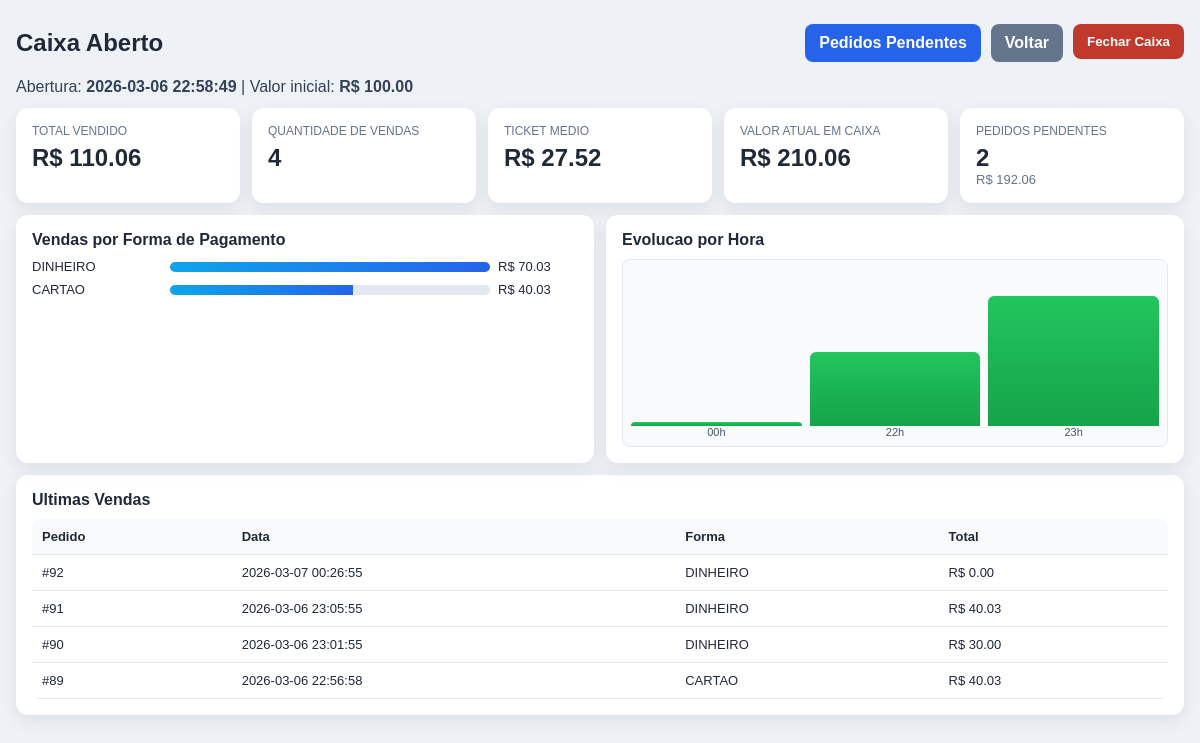
The app's page /caixa (signed in) with its own data.
### tables this page shows
CREATE TABLE caixas (
    id INTEGER PRIMARY KEY AUTOINCREMENT,
    data_abertura TEXT,
    data_fechamento TEXT,
    valor_inicial REAL,
    valor_final REAL,
    status TEXT
);

CREATE TABLE movimentos (
    id INTEGER PRIMARY KEY AUTOINCREMENT,
    tipo TEXT NOT NULL, -- venda ou os
    cliente_id INTEGER,
    funcionario_id INTEGER,
    data_abertura TEXT,
    total REAL DEFAULT 0,
    status TEXT, forma_pagamento TEXT, caixa_id INTEGER, bandeira TEXT, motivo_cancelamento TEXT, data_cancelamento TEXT, desconto_valor REAL DEFAULT 0, desconto_tipo TEXT, autorizador_id INTEGER, valor_recebido REAL DEFAULT 0, troco REAL DEFAULT 0,
    FOREIGN KEY(cliente_id) REFERENCES clientes(id),
    FOREIGN KEY(funcionario_id) REFERENCES funcionarios(id)
);

### app.py (the view)
@app.route("/caixa")
def tela_caixa():
    conn = get_db()
    cursor = conn.cursor()
    cursor.execute("SELECT * FROM caixas WHERE status='ABERTO' LIMIT 1")
    caixa = cursor.fetchone()
    total_vendas = 0
    qtd_vendas = 0
    ticket_medio = 0
    formas_pagamento = {}
    vendas_por_hora = []
    ultimas_vendas = []
    pendentes_qtd = 0
    pendentes_total = 0
    ultimo_fechamento = None
    if caixa:
        caixa_id = caixa["id"]
        cursor.execute("""
            SELECT SUM(total), COUNT(*)
            FROM movimentos
            WHERE caixa_id=? AND status='PAGO'
        """, (caixa_id,))
        resultado = cursor.fetchone()
        if resultado:
            total_vendas = resultado[0] or 0
            qtd_vendas = resultado[1] or 0
            ticket_medio = (total_vendas / qtd_vendas) if qtd_vendas else 0
        cursor.execute("""
            SELECT COALESCE(forma_pagamento, 'NAO INFORMADO') AS forma,
                   COALESCE(SUM(total), 0) AS total
            FROM movimentos
            WHERE caixa_id=? AND status='PAGO'
            GROUP BY forma_pagamento
        """, (caixa_id,))
        formas = cursor.fetchall()
        formas_pagamento = {f["forma"]: float(f["total"] or 0) for f in formas}
        cursor.execute("""
            SELECT substr(data_abertura, 12, 2) AS hora,
                   COALESCE(SUM(total), 0) AS total
            FROM movimentos
            WHERE caixa_id=? AND status='PAGO'
            GROUP BY substr(data_abertura, 12, 2)
            ORDER BY hora
        """, (caixa_id,))
        horas = cursor.fetchall()
        vendas_por_hora = [{"hora": h["hora"], "total": float(h["total"] or 0)} for h in horas]
        cursor.execute("""
            SELECT id, total, forma_pagamento, data_abertura
            FROM movimentos
            WHERE caixa_id=? AND status='PAGO'
            ORDER BY id DESC
            LIMIT 8
        """, (caixa_id,))
        vendas = cursor.fetchall()
        ultimas_vendas = [
            {
                "id": v["id"],
                "total": float(v["total"] or 0),
                "forma": v["forma_pagamento"] or "NAO INFORMADO",
                "data": v["data_abertura"] or ""
            }
            for v in vendas
        ]
    cursor.execute("""
        SELECT COUNT(*), COALESCE(SUM(total), 0)
        FROM movimentos
        WHERE status='PENDENTE'
    """)
    pendentes = cursor.fetchone()
    if pendentes:
        pendentes_qtd = pendentes[0] or 0
        pendentes_total = float(pendentes[1] or 0)
    cursor.execute("""
        SELECT id, data_abertura, data_fechamento, valor_inicial, valor_final
        FROM caixas
        WHERE status='FECHADO'
        ORDER BY id DESC
        LIMIT 1
    """)
    ultimo = cursor.fetchone()
    if ultimo:
        ultimo_fechamento = {
            "id": ultimo["id"],
            "data_abertura": ultimo["data_abertura"],
            "data_fechamento": ultimo["data_fechamento"],
            "valor_inicial": float(ultimo["valor_inicial"] or 0),
            "valor_final": float(ultimo["valor_final"] or 0),
        }
    conn.close()
    return render_template(
        "caixa.html",
        caixa=caixa,
        total_vendas=total_vendas,
        qtd_vendas=qtd_vendas,
        ticket_medio=ticket_medio,
        formas_pagamento=formas_pagamento,
        vendas_por_hora=vendas_por_hora,
        ultimas_vendas=ultimas_vendas,
        pendentes_qtd=pendentes_qtd,
        pendentes_total=pendentes_total,
        ultimo_fechamento=ultimo_fechamento
    )

### app.py (called while the page is built, shortened)
def get_db():
    conn = sqlite3.connect("database.db", timeout=10)
    conn.row_factory = sqlite3.Row
    return conn

def ensure_funcionarios_auth_columns():
    global AUTH_SCHEMA_READY
    if AUTH_SCHEMA_READY:
        return

def nivel_usuario():
    role = (session.get("user_role") or "funcionario").lower()
    return ROLE_LEVEL.get(role, 1)

@app.before_request
def validar_acesso():
    ensure_funcionarios_auth_columns()
    endpoint = request.endpoint or ""
    if endpoint in AUTH_PUBLIC_ENDPOINTS:
        return None
    if endpoint.startswith("static"):
        return None
    if "user_id" not in session:
        return redirect(url_for("login", next=request.path))
    if endpoint in PROPRIETARIO_ENDPOINTS and (session.get("user_role") != "proprietario"):
        return resposta_acesso_negado("Acesso permitido apenas para proprietario.")
    if endpoint in GERENTE_ENDPOINTS and nivel_usuario() < ROLE_LEVEL["gerente"]:
        return resposta_acesso_negado("Acesso permitido para gerente ou proprietario.")
    return None

@app.context_processor
def injetar_usuario():
    return {
        "usuario_logado": session.get("user_nome"),
        "perfil_logado": session.get("user_role"),
    }

### templates/caixa.html (shortened to what this page needs)
<!DOCTYPE html>
<html>
<head>
</head>
<body>
<div class="wrap">
{% if caixa %}
    <div class="topbar">
        <h2>Caixa Aberto</h2>
        <div class="actions">
            <a href="/caixa_pedidos" class="btn btn-primary">Pedidos Pendentes</a>
            <a href="/" class="btn btn-muted">Voltar</a>
            <form id="formFecharCaixa" method="POST" action="/fechar_caixa" style="margin:0;">
                <button type="button" onclick="abrirModalFechamento()" class="btn btn-danger">Fechar Caixa</button>
            </form>
        </div>
    </div>
    <p class="status-line">
        Abertura: <strong>{{ caixa.data_abertura }}</strong> | Valor inicial: <strong>R$ {{ "%.2f"|format(caixa.valor_inicial) }}</strong>
    </p>
    <div class="kpi-grid">
        <div class="card">
            <div class="kpi-title">Total Vendido</div>
            <div class="kpi-value">R$ <span id="totalVendas">{{ "%.2f"|format(total_vendas) }}</span></div>
        </div>
        <div class="card">
            <div class="kpi-title">Quantidade de Vendas</div>
            <div class="kpi-value"><span id="qtdVendas">{{ qtd_vendas }}</span></div>
        </div>
        <div class="card">
            <div class="kpi-title">Ticket Medio</div>
            <div class="kpi-value">R$ <span id="ticketMedio">{{ "%.2f"|format(ticket_medio) }}</span></div>
        </div>
        <div class="card">
            <div class="kpi-title">Valor Atual em Caixa</div>
            <div class="kpi-value">R$ <span id="valorAtual">{{ "%.2f"|format(caixa.valor_inicial + total_vendas) }}</span></div>
        </div>
        <div class="card">
            <div class="kpi-title">Pedidos Pendentes</div>
            <div class="kpi-value">{{ pendentes_qtd }}</div>
            <div style="font-size:13px;color:#64748b;">R$ {{ "%.2f"|format(pendentes_total) }}</div>
        </div>
    </div>
    <div class="grid-2">
        <div class="card">
            <h3 class="section-title">Vendas por Forma de Pagamento</h3>
            <div id="formasBars" class="bars"></div>
        </div>
        <div class="card">
            <h3 class="section-title">Evolucao por Hora</h3>
            <div id="hourChart" class="line-chart"></div>
        </div>
    </div>
    <div class="card">
        <h3 class="section-title">Ultimas Vendas</h3>
        <table>
            <thead>
                <tr>
                    <th>Pedido</th>
                    <th>Data</th>
                    <th>Forma</th>
                    <th>Total</th>
                </tr>
            </thead>
            <tbody>
                {% if ultimas_vendas %}
                    {% for v in ultimas_vendas %}
                    <tr>
                        <td>#{{ v.id }}</td>
                        <td>{{ v.data }}</td>
                        <td>{{ v.forma }}</td>
                        <td>R$ {{ "%.2f"|format(v.total) }}</td>
                    </tr>
                    {% endfor %}
                {% else %}
                    <tr>
                        <td colspan="4">Nenhuma venda paga neste caixa ainda.</td>
                    </tr>
                {% endif %}
            </tbody>
        </table>
    </div>
{% endif %}
</div>
</body>
</html>

### templates/caixa.html (style rules this page uses)
body { margin: 0; font-family: Arial, sans-serif; background: #eef2f7; color: #1f2937; }
.wrap { max-width: 1180px; margin: 24px auto; padding: 0 16px; }
.topbar { display: flex; justify-content: space-between; align-items: center; gap: 12px; margin-bottom: 16px; }
.topbar h2 { margin: 0; font-size: 24px; }
.actions { display: flex; gap: 10px; flex-wrap: wrap; }
.btn { border: 0; border-radius: 8px; padding: 10px 14px; cursor: pointer; font-weight: bold; text-decoration: none; display: inline-block; }
.btn-danger { background: #c0392b; color: #fff; }
.btn-primary { background: #2563eb; color: #fff; }
.btn-muted { background: #64748b; color: #fff; }
.card { background: #fff; border-radius: 12px; box-shadow: 0 6px 18px rgba(15, 23, 42, 0.08); padding: 16px; }
.kpi-grid { display: grid; gap: 12px; grid-template-columns: repeat(auto-fit, minmax(170px, 1fr)); margin-bottom: 12px; }
.kpi-title { font-size: 12px; text-transform: uppercase; color: #64748b; margin-bottom: 6px; }
.kpi-value { font-size: 24px; font-weight: bold; }
.status-line { margin: 0 0 12px; color: #334155; }
.grid-2 { display: grid; grid-template-columns: 1fr 1fr; gap: 12px; margin-bottom: 12px; }
.section-title { margin: 0 0 10px; font-size: 16px; }
.bars { display: grid; gap: 8px; }
.line-chart { display: flex; align-items: flex-end; gap: 8px; height: 170px; padding: 8px; border-radius: 8px; background: #f8fafc; border: 1px solid #e2e8f0; }
table { width: 100%; border-collapse: collapse; font-size: 13px; background: #fff; border-radius: 8px; overflow: hidden; }
th, td { padding: 10px; border-bottom: 1px solid #e5e7eb; text-align: left; }
th { background: #f8fafc; }

### records on screen
caixas: data_abertura "2026-03-06 22:58:49", valor_inicial "100.00", caixa.valor_inicial+total_vendas "210.06"
movimentos: id "92", data "2026-03-07 00:26:55", forma "DINHEIRO", total "0.00"
movimentos: id "91", data "2026-03-06 23:05:55", forma "DINHEIRO", total "40.03"
movimentos: id "90", data "2026-03-06 23:01:55", forma "DINHEIRO", total "30.00"
movimentos: id "89", data "2026-03-06 22:56:58", forma "CARTAO", total "40.03"

### other values on screen
{{ "%.2f"|format(total_vendas) }} "110.06"
{{ qtd_vendas }} "4"
{{ "%.2f"|format(ticket_medio) }} "27.52"
{{ pendentes_qtd }} "2"
{{ "%.2f"|format(pendentes_total) }} "192.06"
